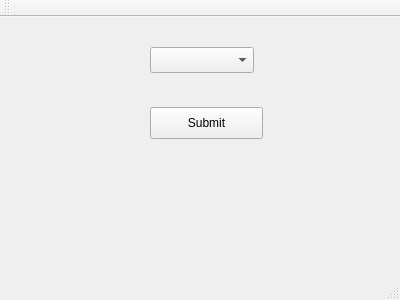
<?xml version="1.0" encoding="UTF-8"?>
<ui version="4.0">
 <class>MainWindow</class>
 <widget class="QMainWindow" name="MainWindow">
  <property name="geometry">
   <rect>
    <x>0</x>
    <y>0</y>
    <width>400</width>
    <height>300</height>
   </rect>
  </property>
  <property name="windowTitle">
   <string>MainWindow</string>
  </property>
  <widget class="QWidget" name="centralWidget">
   <widget class="QComboBox" name="comboBox">
    <property name="geometry">
     <rect>
      <x>150</x>
      <y>30</y>
      <width>104</width>
      <height>26</height>
     </rect>
    </property>
   </widget>
   <widget class="QPushButton" name="pushButton">
    <property name="geometry">
     <rect>
      <x>150</x>
      <y>90</y>
      <width>113</width>
      <height>32</height>
     </rect>
    </property>
    <property name="text">
     <string>Submit</string>
    </property>
   </widget>
  </widget>
  <widget class="QMenuBar" name="menuBar">
   <property name="geometry">
    <rect>
     <x>0</x>
     <y>0</y>
     <width>400</width>
     <height>22</height>
    </rect>
   </property>
  </widget>
  <widget class="QToolBar" name="mainToolBar">
   <attribute name="toolBarArea">
    <enum>TopToolBarArea</enum>
   </attribute>
   <attribute name="toolBarBreak">
    <bool>false</bool>
   </attribute>
  </widget>
  <widget class="QStatusBar" name="statusBar"/>
 </widget>
 <layoutdefault spacing="6" margin="11"/>
 <resources/>
 <connections/>
</ui>
